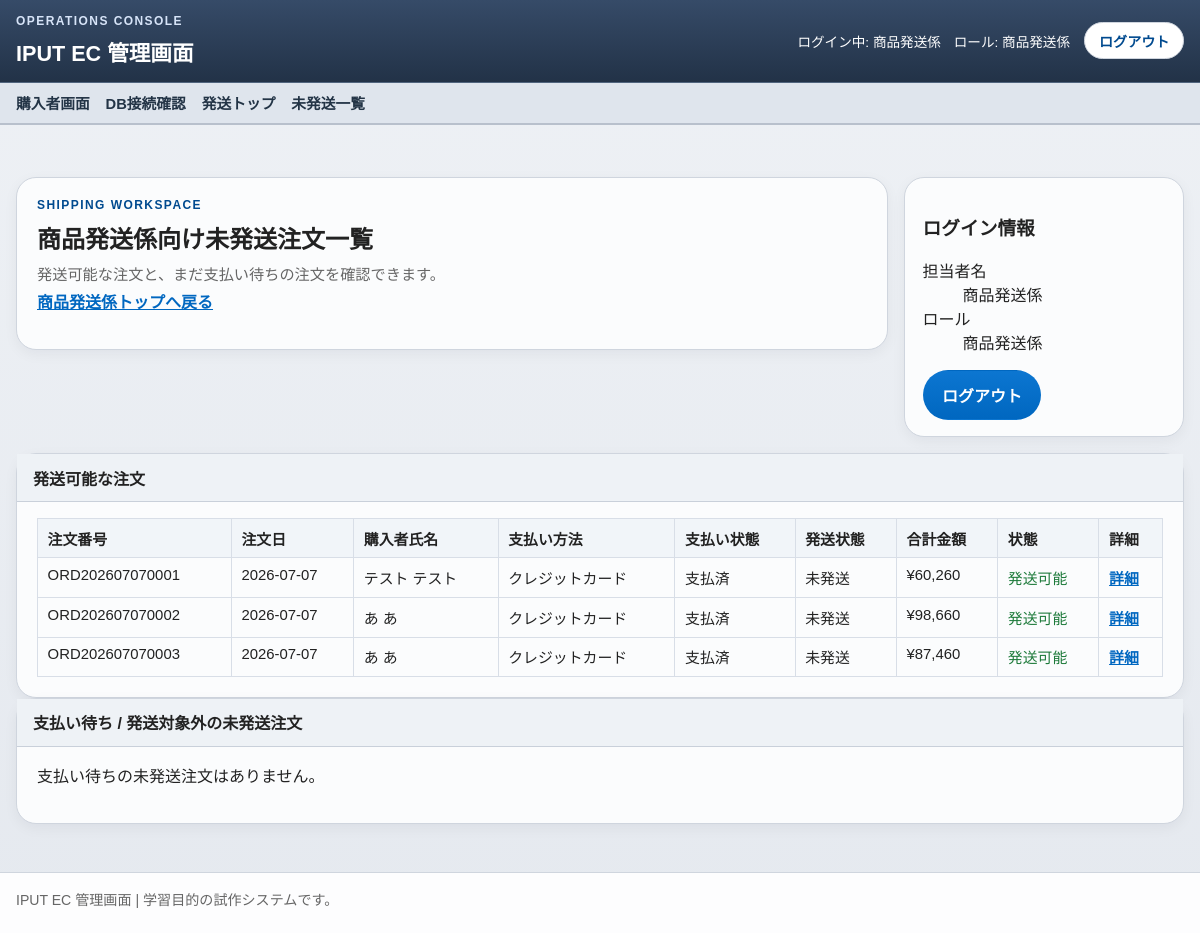
Page /staff/shipper/orders (signed in) on the earlier database version.
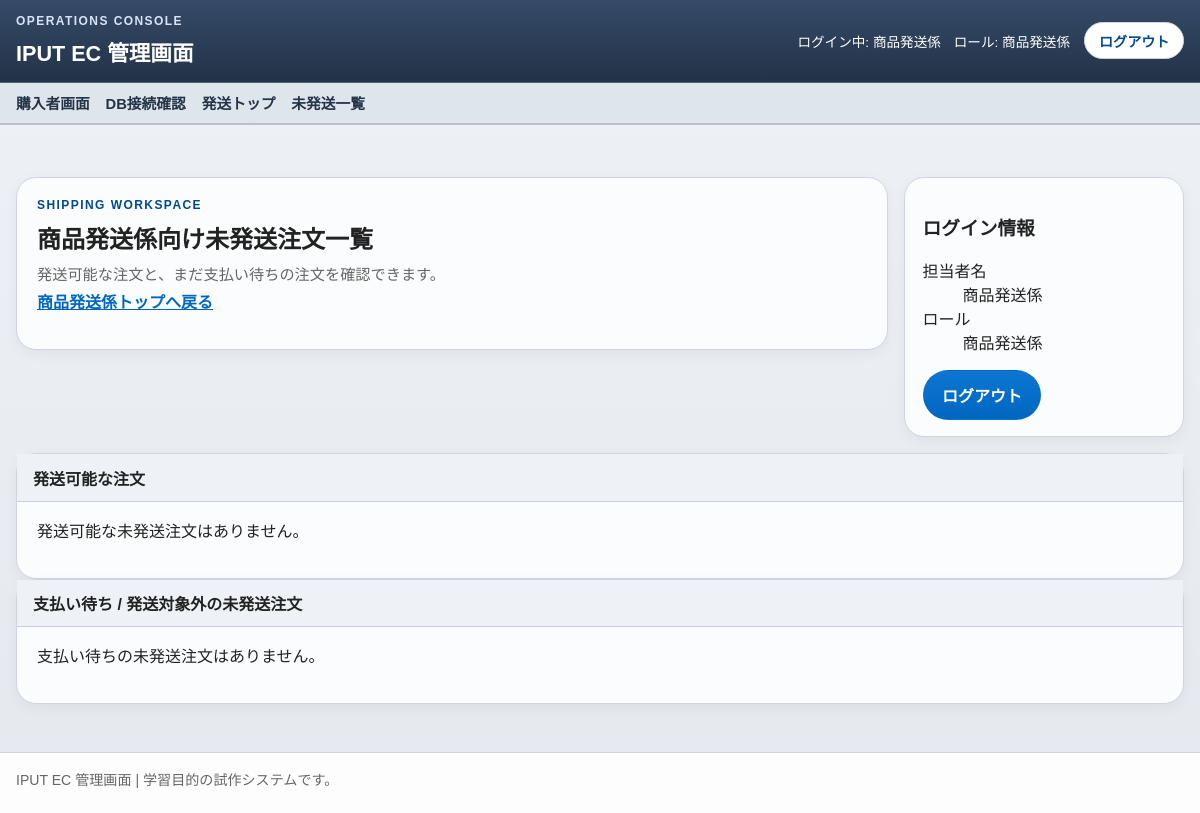
Same page on the later database version.
### tables this page shows
CREATE TABLE orders (
    id INTEGER PRIMARY KEY AUTOINCREMENT,
    order_no TEXT NOT NULL UNIQUE,
    order_date TEXT NOT NULL,
    customer_name TEXT NOT NULL,
    customer_address TEXT NOT NULL,
    customer_contact TEXT NOT NULL,
    order_type TEXT NOT NULL CHECK (order_type IN ('phone_fax', 'online')),
    payment_method TEXT NOT NULL CHECK (payment_method IN ('bank', 'convenience', 'cod', 'credit')),
    payment_status TEXT NOT NULL CHECK (payment_status IN ('unpaid', 'paid')),
    shipping_status TEXT NOT NULL CHECK (shipping_status IN ('unshipped', 'shipped')),
    subtotal INTEGER NOT NULL DEFAULT 0,
    fee INTEGER NOT NULL DEFAULT 0,
    shipping_fee INTEGER NOT NULL DEFAULT 0,
    total_amount INTEGER NOT NULL DEFAULT 0,
    created_at TEXT NOT NULL DEFAULT CURRENT_TIMESTAMP,
    updated_at TEXT NOT NULL DEFAULT CURRENT_TIMESTAMP
);

### app/Views/staff/shipping_orders.php (the view, shortened to what the changed rows need)
<section class="staff-hero">
    <div class="panel">
        <h2>商品発送係向け未発送注文一覧</h2>
    </div>
</section>
<section class="panel">
    <div class="panel-heading-bar">
        <h3>発送可能な注文</h3>
    </div>
    <?php if ($shippable === []): ?>
        <p class="empty-state">発送可能な未発送注文はありません。</p>
    <?php else: ?>
        <div class="table-wrap">
            <table class="data-table">
                <thead>
                    <tr>
                        <th>注文番号</th>
                        <th>注文日</th>
                        <th>購入者氏名</th>
                        <th>支払い方法</th>
                        <th>支払い状態</th>
                        <th>発送状態</th>
                        <th>合計金額</th>
                        <th>状態</th>
                        <th>詳細</th>
                    </tr>
                </thead>
                <tbody>
                    <?php foreach ($shippable as $order): ?>
                        <tr>
                            <td><?= e((string) $order['order_no']) ?></td>
                            <td><?= e(substr((string) $order['order_date'], 0, 10)) ?></td>
                            <td><?= e((string) $order['customer_name']) ?></td>
                            <td><?= e((string) $order['payment_method_label']) ?></td>
                            <td><?= e((string) $order['payment_status_label']) ?></td>
                            <td><?= e((string) $order['shipping_status_label']) ?></td>
                            <td>¥<?= number_format((int) $order['total_amount']) ?></td>
                            <td class="status-ok"><?= e((string) $order['shipping_eligibility']['label']) ?></td>
                            <td><a class="text-link" href="/staff/shipper/orders/<?= e((string) $order['order_no']) ?>">詳細</a></td>
                        </tr>
                    <?php endforeach; ?>
                </tbody>
            </table>
        </div>
    <?php endif; ?>
</section>

### app/Views/layouts/header.php (shortened to what the changed rows need)
<?php
$adminApplicationName = (string) config('app.admin_name', 'IPUT EC 管理画面');
$authUser = $_SESSION['auth'] ?? null;
$currentPath = current_path();
$isAdminArea = $currentPath === '/login' || str_starts_with($currentPath, '/staff');
$isCustomerArea = !$isAdminArea;
$bodyClass = $isAdminArea ? 'admin-shell admin-page' : 'customer-shell public-page';
$serviceName = (string) config('app.customer_ui.service_name', 'IPUT EC');
$shippingCopy = (string) config('app.customer_ui.shipping_copy', '');
$searchQuery = trim((string) ($_GET['name'] ?? ''));
$selectedCategory = trim((string) ($_GET['category'] ?? ''));
$headerCategoryOptions = isset($categoryOptions) && is_array($categoryOptions) ? array_slice($categoryOptions, 0, 16) : [];
$favoriteCount = 0;
$customerUtilityLinks = [
    ['label' => sprintf('お気に入り商品%s', $favoriteCount > 0 ? ' (' . $favoriteCount . ')' : ''), 'url' => '/favorites', 'icon' => 'heart'],
    ['label' => 'サイトマップ', 'url' => '/sitemap', 'icon' => 'map'],
    ['label' => '店舗のご案内', 'url' => '/stores', 'icon' => 'store'],
];
$cartCount = 0;
$subtotal = 0;
$currentRole = (string) (($authUser['role'] ?? ''));
$adminMenu = [
    'receptionist' => [
        ['label' => '受付トップ', 'url' => '/staff/receptionist'],
        ['label' => '注文登録', 'url' => '/staff/receptionist/orders/new'],
        ['label' => '商品検索', 'url' => '/staff/receptionist/products'],
        ['label' => '注文確認', 'url' => '/staff/receptionist/orders'],
    ],
    'accountant' => [
        ['label' => '会計トップ', 'url' => '/staff/accountant'],
        ['label' => '注文検索', 'url' => '/staff/accountant/orders'],
    ],
    'shipper' => [
        ['label' => '発送トップ', 'url' => '/staff/shipper'],
        ['label' => '未発送一覧', 'url' => '/staff/shipper/orders'],
    ],
    'product_manager' => [
        ['label' => '商品管理トップ', 'url' => '/staff/product-manager'],
        ['label' => '商品一覧', 'url' => '/staff/product-manager/products'],
        ['label' => '新規追加', 'url' => '/staff/product-manager/products/new'],
    ],
];
?>
<!DOCTYPE html>
<html lang="ja">
<head>
    <link rel="stylesheet" href="/assets/css/style.css">
</head>
<body class="<?= e($bodyClass) ?>">
<?php if ($isCustomerArea): ?>
    <header class="site-header customer-header">
        <div class="customer-utility-bar">
            <div class="container customer-utility-inner">
                <nav class="customer-utility-links" aria-label="補助メニュー">
                    <?php foreach ($customerUtilityLinks as $link): ?>
                        <?php $isFavoriteUtilityLink = (string) $link['url'] === '/favorites'; ?>
                        <a href="<?= e((string) $link['url']) ?>" <?= $isFavoriteUtilityLink ? 'data-favorite-link' : '' ?>>
                            <i data-lucide="<?= e((string) $link['icon']) ?>" aria-hidden="true"></i>
                            <span <?= $isFavoriteUtilityLink ? 'data-favorite-label' : '' ?>><?= e((string) $link['label']) ?></span>
                        </a>
                    <?php endforeach; ?>
                </nav>
                <div class="customer-utility-status">
                    <span><?= e($shippingCopy) ?></span>
                </div>
            </div>
        </div>
        <div class="customer-search-row">
            <div class="container customer-search-inner">
                <a class="customer-brand-link" href="/">
                    <strong><?= e($serviceName) ?></strong>
                </a>
                <form class="customer-search-form" method="get" action="/products" role="search">
                    <label class="sr-only" for="header-category">カテゴリ</label>
                    <select id="header-category" name="category" class="customer-search-category">
                        <option value="">カテゴリ</option>
                        <?php foreach ($headerCategoryOptions as $category): ?>
                            <option value="<?= e((string) $category['value']) ?>" <?= $selectedCategory === (string) $category['value'] ? 'selected' : '' ?>>
                                <?= e((string) $category['value']) ?>
                            </option>
                        <?php endforeach; ?>
                    </select>
                    <label class="sr-only" for="global-search">商品検索</label>
                    <input id="global-search" type="text" name="name" value="<?= e($searchQuery) ?>" placeholder="ここにキーワードを入力">
                    <button class="button-link button-submit" type="submit">
                        <i data-lucide="search" aria-hidden="true"></i>
                        検索
                    </button>
                </form>
                <a class="customer-cart-link" href="/cart">
                    <i data-lucide="shopping-cart" aria-hidden="true"></i>
                    <strong><?= e((string) $cartCount) ?></strong>
                    <?= $cartCount > 0 ? '<span>¥' . number_format((int) $subtotal) . '</span>' : '' ?>
                </a>
            </div>
        </div>
        <div class="customer-nav-wrap">
            <div class="container customer-nav-inner">
                <nav class="site-nav customer-nav" aria-label="主要メニュー">
                    <a href="/"><i data-lucide="home" aria-hidden="true"></i>トップ</a>
                    <a href="/products"><i data-lucide="grid-3x3" aria-hidden="true"></i>商品一覧</a>
                    <a href="/cart"><i data-lucide="shopping-cart" aria-hidden="true"></i>カート</a>
                    <a href="/checkout"><i data-lucide="clipboard-check" aria-hidden="true"></i>ご注文手続き</a>
                </nav>
                <p class="customer-speed-copy">日本全国スピードお届け実施中</p>
            </div>
        </div>
    </header>
<?php else: ?>
    <header class="site-header admin-header">
        <div class="admin-header-top">
            <div class="container admin-header-top-inner">
                <div class="admin-brand-block">
                    <h1><?= e($adminApplicationName) ?></h1>
                </div>
            </div>
        </div>
        <div class="admin-header-nav-wrap">
            <div class="container">
                <nav class="site-nav admin-nav" aria-label="業務メニュー">
                    <a href="/">購入者画面</a>
                    <a href="/system/db-check">DB接続確認</a>
                    <?php foreach (($adminMenu[$currentRole] ?? []) as $menuItem): ?>
                        <a href="<?= e((string) $menuItem['url']) ?>"><?= e((string) $menuItem['label']) ?></a>
                    <?php endforeach; ?>
                </nav>
            </div>
        </div>
    </header>
<?php endif; ?>
<main class="container page-content">

Differences in the rows shown:
removed orders: order_no "ORD202607070001", order_date "2026-07-07", customer_name "テスト テスト", payment_method_label "クレジットカード", payment_status_label "支払済", shipping_status_label "未発送", total_amount "60,260", label "発送可能"
removed orders: order_no "ORD202607070002", order_date "2026-07-07", customer_name "あ あ", payment_method_label "クレジットカード", payment_status_label "支払済", shipping_status_label "未発送", total_amount "98,660", label "発送可能"
removed orders: order_no "ORD202607070003", order_date "2026-07-07", customer_name "あ あ", payment_method_label "クレジットカード", payment_status_label "支払済", shipping_status_label "未発送", total_amount "87,460", label "発送可能"
Other differences:
text no longer shown: "注文番号 注文日 購入者氏名 支払い方法 支払い状態 発送状態 合計金額 状態 詳細"
text now shown: "発送可能な未発送注文はありません。"
